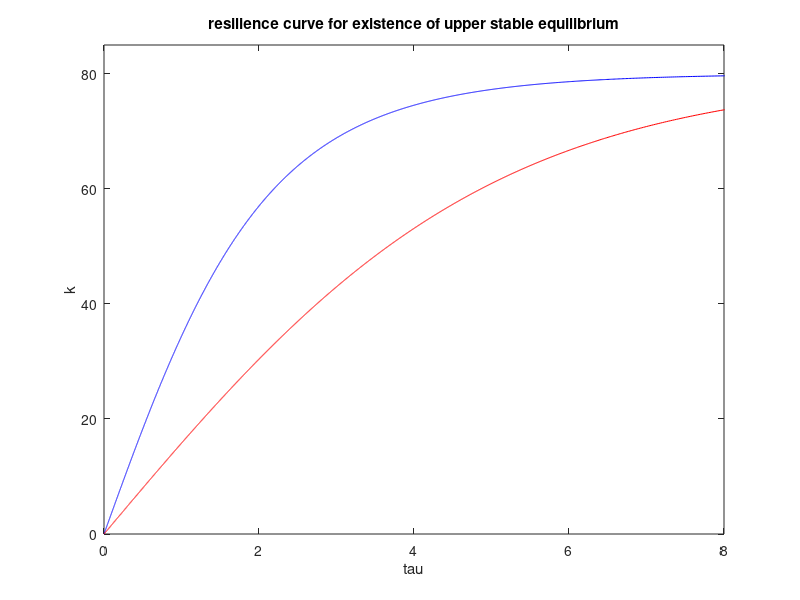

Write the MATLAB code that produced this figure.
%THIS SCRIPT APPROXIMATES THE AREA ABOVE A FLOW-KICK RESILIENCE BOUNDARY AND BELOW
%ITS HORIZONTAL ASYMPTOTE.

%For each k, find the minimum time it takes to flow forward
%that distance
%fun=@(x) 1./(x.*(1-(x/100)).*((x/20)-1)); %inverse of the vector field (i.e. dt/dx)
fun=@(x) 1./(x.*(1-(x/100)).*((x/20)-1).*(0.0002*x.^2-0.024*x+1.4)); 


krange1=-79.99:0.01:0; %go close to distance to threshold, but not quite
%krange2=-79.99:.01:-79.8; %get a little closer to threshold
%krange=cat(2,krange2, krange1);
ResilienceCurve=zeros(2,length(krange1));
kcount=0;
xmin=zeros(1,length(krange1));
x0=99.99;
for k=krange1
    kcount=kcount+1;
    %der=@(x) -(x.*(1-(x/100)).*((x/20)-1))+((x+k).*(1-((x+k)/100)).*(((x+k)/20)-1));
    der=@(x) -(x.*(1-(x/100)).*((x/20)-1).*(0.0002*x.^2-0.024*x+1.4))+((x+k).*(1-((x+k)/100)).*(((x+k)/20)-1).*(0.0002*(x+k).^2-0.024*(x+k)+1.4));
    xmin(kcount)=fzero(der,x0);
    x0=xmin(kcount);
   %find root eqn. fzero function needs the function and initial guess
%     %initial guess should be between 20 and 100. start with x0=99.9 and
%     then use previous answer for next x0
    ResilienceCurve(1,kcount)=integral(fun,xmin(kcount)+k,xmin(kcount)); %the tau that goes with k
    ResilienceCurve(2,kcount)= k; % the k
end

figure
plot(ResilienceCurve(1,:),-ResilienceCurve(2,:),'b')
title('resilience curve for existence of upper stable equilibrium')
xlabel('tau')
ylabel('k')
axis([0 8 0 85])
hold on
plot(fliplr(ResilienceCurve(1,:)),80*tanh(fliplr(ResilienceCurve(1,:))/5),'r')



kick=-fliplr(ResilienceCurve(2,:));
tau=fliplr(ResilienceCurve(1,:));
Area1=trapz(tau,80-kick) %trap rule d(tau) with unequal intervals
Area2=trapz(kick,tau) %trap rule d(kick) with equal intervals
avearea=(Area1+Area2)/2
